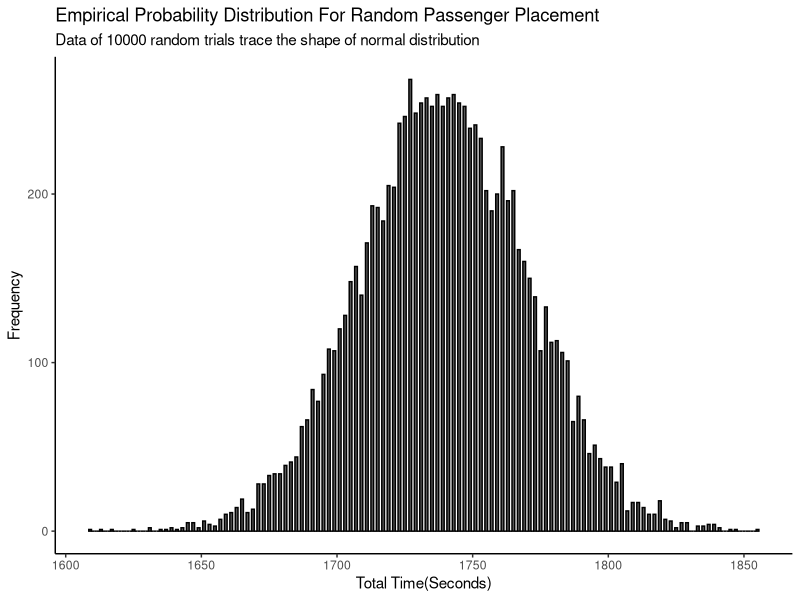

Recreate this plot in R.
## ---- chunk 1
knitr::opts_chunk$set(echo = TRUE)
library(tidyverse)
## ---- chunk 2
set.seed(1)

Walking_time_tot <- tibble(row_seat = 1:33, walking_speed = sample(x= c(2.17, 2.3, 2.1), size = 33, prob = c(0.35, 0.40, 0.25),replace = TRUE), walk_time1 = 1/walking_speed, walk_time_fin = 3*sum(walk_time1))%>%
  summarise(walking_time_fin = sample(walk_time_fin, size =1))%>%
  pull(walking_time_fin)
  

Tsd_tot <- tibble(TS = sample(c(0:4),size = 192, replace = TRUE), SS = sample(c(rep(1,64),rep(2,64),rep(3,64)),size =192,replace = TRUE), Tsd = 2*(TS+SS)+10)%>%
  summarise(Tsd)%>%
  pull(Tsd)

B <- tibble(RS = sample(rep(c(1:32),6)), order = sample(1:192, size = 192), RS_O = RS+order, Bp = ceiling(1/RS_O - 1/113))%>%
  summarise(B = sum(Bp))%>%
  pull(B)

time_TOT <- expand.grid(time_tot = sample(x = Tsd_tot, size = B, replace = TRUE))%>%
  summarise(time_tot = Walking_time_tot + sum(time_tot))%>%
  pull(time_tot)


random_simulation <- replicate(
  10000,
  {
    expand.grid(time_tot = sample(x = Tsd_tot, size = B, replace = TRUE))%>%
  summarise(time_tot = Walking_time_tot + sum(time_tot))%>%
  pull(time_tot)
  }
)

as.data.frame(random_simulation)%>%
  ggplot(aes(x=random_simulation))+
  geom_histogram(aes(y=after_stat(count)), binwidth = 1, 
                   color = "black")+
  labs(title = "Empirical Probability Distribution For Random Passenger Placement",
         subtitle = "Data of 10000 random trials trace the shape of normal distribution",
         x = "Total Time(Seconds)",
         y = "Frequency")  +
    theme_classic()

## ---- chunk 3
#quantile

mean(quantile(random_simulation, c(0.05, 0.95)))
quantile(random_simulation, c(0.05,0.50, 0.95))

## ---- chunk 4

